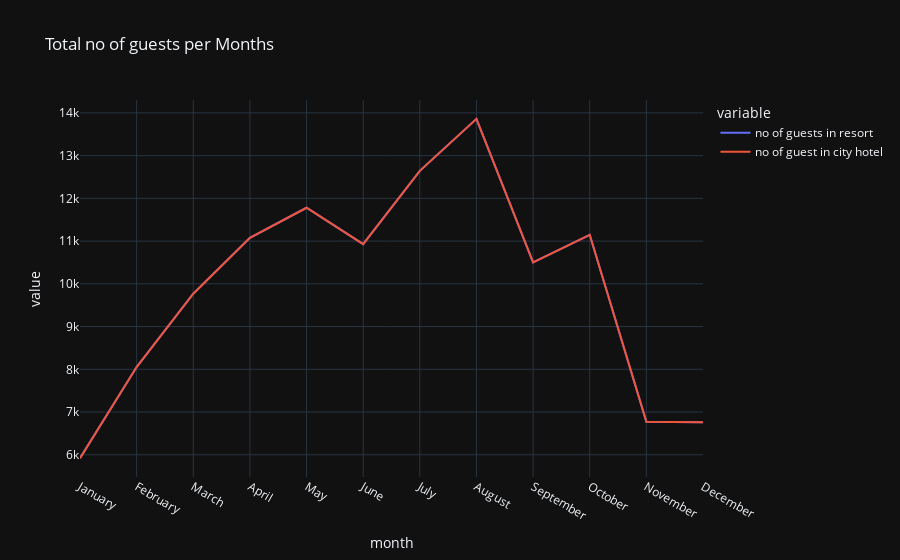

The code cell stored with this chart in its notebook:
### Code cell
px.line(final_guests, x = 'month', y = ['no of guests in resort','no of guest in city hotel'],
        title='Total no of guests per Months', template = 'plotly_dark')

### Figure 1 — Plotly figure (JSON) as saved in the notebook; plotly's stock layout.template omitted (floating-point values rounded to 4 significant figures)
{"data": [{"hovertemplate": "variable=no of guests in resort<br>month=%{x}<br>value=%{y}<extra></extra>", "legendgroup": "no of guests in resort", "line": {"color": "#636efa", "dash": "solid"}, "marker": {"symbol": "circle"}, "mode": "lines", "name": "no of guests in resort", "orientation": "v", "showlegend": true, "type": "scatter", "x": ["January", "February", "March", "April", "May", "June", "July", "August", "September", "October", "November", "December"], "xaxis": "x", "y": [5921, 8052, 9768, 11078, 11780, 10929, 12644, 13861, 10500, 11147, 6771, 6759], "yaxis": "y"}, {"hovertemplate": "variable=no of guest in city hotel<br>month=%{x}<br>value=%{y}<extra></extra>", "legendgroup": "no of guest in city hotel", "line": {"color": "#EF553B", "dash": "solid"}, "marker": {"symbol": "circle"}, "mode": "lines", "name": "no of guest in city hotel", "orientation": "v", "showlegend": true, "type": "scatter", "x": ["January", "February", "March", "April", "May", "June", "July", "August", "September", "October", "November", "December"], "xaxis": "x", "y": [5921, 8052, 9768, 11078, 11780, 10929, 12644, 13861, 10500, 11147, 6771, 6759], "yaxis": "y"}], "layout": {"legend": {"title": {"text": "variable"}, "tracegroupgap": 0}, "title": {"text": "Total no of guests per Months"}, "xaxis": {"anchor": "y", "domain": [0, 1], "title": {"text": "month"}}, "yaxis": {"anchor": "x", "domain": [0, 1], "title": {"text": "value"}}}}
